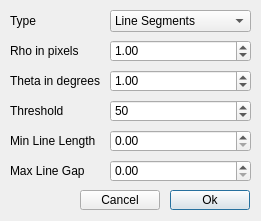
<?xml version="1.0" encoding="UTF-8"?>
<ui version="4.0">
 <class>FHoughLineDialog</class>
 <widget class="QDialog" name="FHoughLineDialog">
  <property name="geometry">
   <rect>
    <x>0</x>
    <y>0</y>
    <width>261</width>
    <height>221</height>
   </rect>
  </property>
  <property name="windowTitle">
   <string>Dialog</string>
  </property>
  <widget class="QComboBox" name="cboLineSeg">
   <property name="geometry">
    <rect>
     <x>110</x>
     <y>10</y>
     <width>141</width>
     <height>22</height>
    </rect>
   </property>
   <item>
    <property name="text">
     <string>Line Segments</string>
    </property>
   </item>
  </widget>
  <widget class="QLabel" name="lblType">
   <property name="geometry">
    <rect>
     <x>10</x>
     <y>10</y>
     <width>91</width>
     <height>21</height>
    </rect>
   </property>
   <property name="text">
    <string>Type</string>
   </property>
  </widget>
  <widget class="QLabel" name="lblThresh">
   <property name="geometry">
    <rect>
     <x>10</x>
     <y>100</y>
     <width>91</width>
     <height>21</height>
    </rect>
   </property>
   <property name="text">
    <string>Threshold</string>
   </property>
  </widget>
  <widget class="QSpinBox" name="spnThresh">
   <property name="geometry">
    <rect>
     <x>110</x>
     <y>100</y>
     <width>141</width>
     <height>22</height>
    </rect>
   </property>
   <property name="maximum">
    <number>10000</number>
   </property>
   <property name="value">
    <number>50</number>
   </property>
  </widget>
  <widget class="QLabel" name="lblMaxLineLength">
   <property name="geometry">
    <rect>
     <x>10</x>
     <y>130</y>
     <width>91</width>
     <height>21</height>
    </rect>
   </property>
   <property name="text">
    <string>Min Line Length</string>
   </property>
  </widget>
  <widget class="QLabel" name="lblMaxLineGap">
   <property name="geometry">
    <rect>
     <x>10</x>
     <y>160</y>
     <width>91</width>
     <height>21</height>
    </rect>
   </property>
   <property name="text">
    <string>Max Line Gap</string>
   </property>
  </widget>
  <widget class="QPushButton" name="cmdOk">
   <property name="geometry">
    <rect>
     <x>170</x>
     <y>190</y>
     <width>80</width>
     <height>20</height>
    </rect>
   </property>
   <property name="text">
    <string>Ok</string>
   </property>
  </widget>
  <widget class="QPushButton" name="cmdCancel">
   <property name="geometry">
    <rect>
     <x>80</x>
     <y>190</y>
     <width>80</width>
     <height>20</height>
    </rect>
   </property>
   <property name="text">
    <string>Cancel</string>
   </property>
  </widget>
  <widget class="QLabel" name="label">
   <property name="geometry">
    <rect>
     <x>10</x>
     <y>40</y>
     <width>81</width>
     <height>21</height>
    </rect>
   </property>
   <property name="text">
    <string>Rho in pixels</string>
   </property>
  </widget>
  <widget class="QLabel" name="label_2">
   <property name="geometry">
    <rect>
     <x>10</x>
     <y>70</y>
     <width>91</width>
     <height>21</height>
    </rect>
   </property>
   <property name="text">
    <string>Theta in degrees</string>
   </property>
  </widget>
  <widget class="QDoubleSpinBox" name="spnRho">
   <property name="geometry">
    <rect>
     <x>110</x>
     <y>40</y>
     <width>141</width>
     <height>22</height>
    </rect>
   </property>
   <property name="maximum">
    <double>100.000000000000000</double>
   </property>
   <property name="value">
    <double>1.000000000000000</double>
   </property>
  </widget>
  <widget class="QDoubleSpinBox" name="spnTheta">
   <property name="geometry">
    <rect>
     <x>110</x>
     <y>70</y>
     <width>141</width>
     <height>22</height>
    </rect>
   </property>
   <property name="maximum">
    <double>359.990000000000009</double>
   </property>
   <property name="value">
    <double>1.000000000000000</double>
   </property>
  </widget>
  <widget class="QDoubleSpinBox" name="spnMinLineLength">
   <property name="geometry">
    <rect>
     <x>110</x>
     <y>130</y>
     <width>141</width>
     <height>22</height>
    </rect>
   </property>
   <property name="maximum">
    <double>10000.000000000000000</double>
   </property>
  </widget>
  <widget class="QDoubleSpinBox" name="spnMaxLineGap">
   <property name="geometry">
    <rect>
     <x>110</x>
     <y>160</y>
     <width>141</width>
     <height>22</height>
    </rect>
   </property>
   <property name="maximum">
    <double>10000.000000000000000</double>
   </property>
  </widget>
 </widget>
 <resources/>
 <connections/>
</ui>
